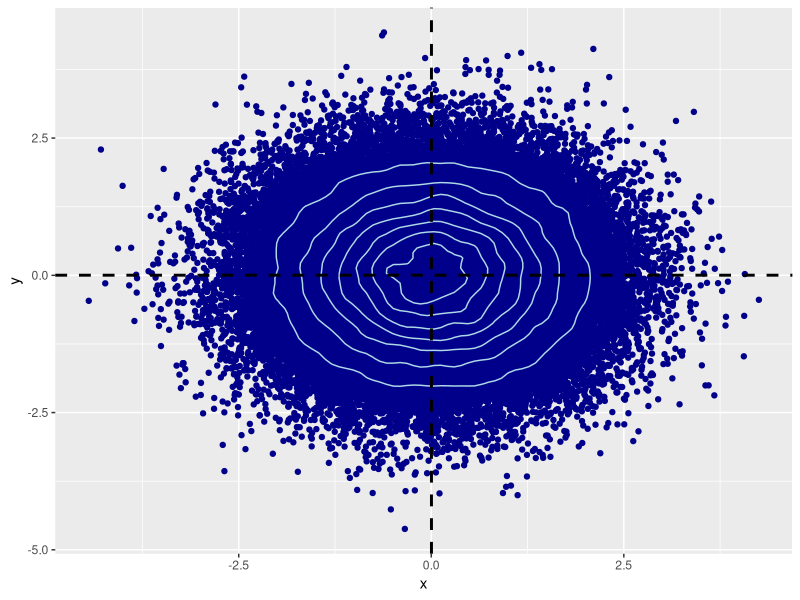
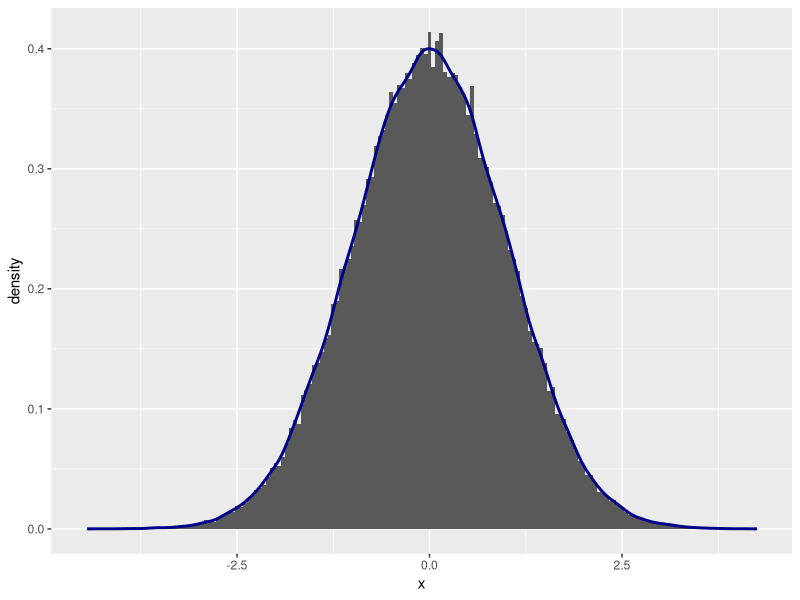
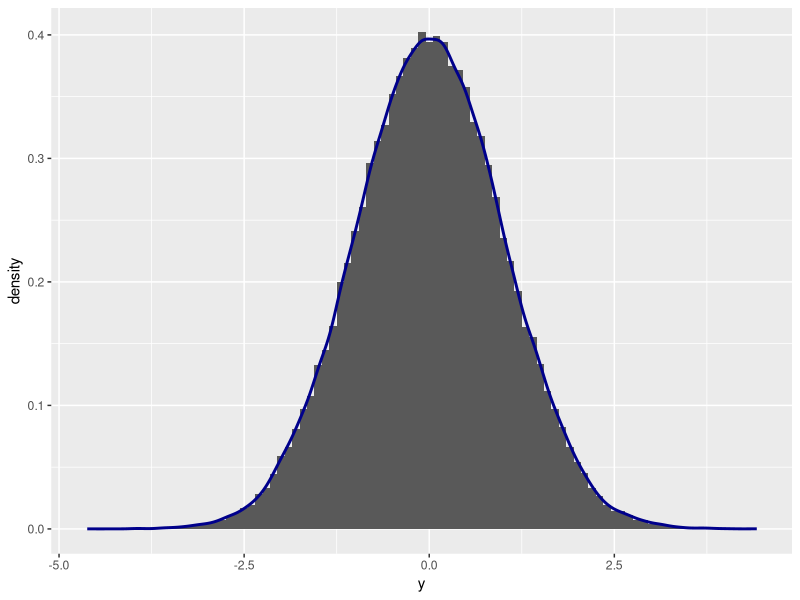
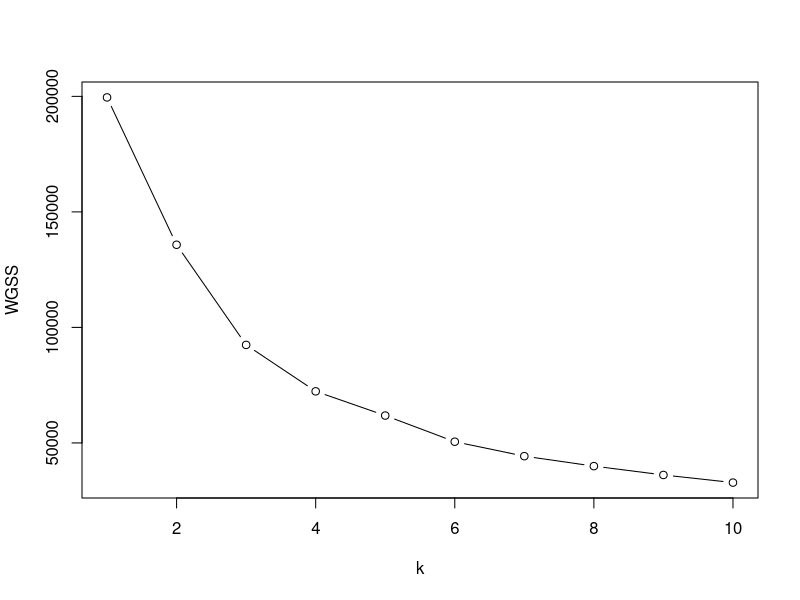
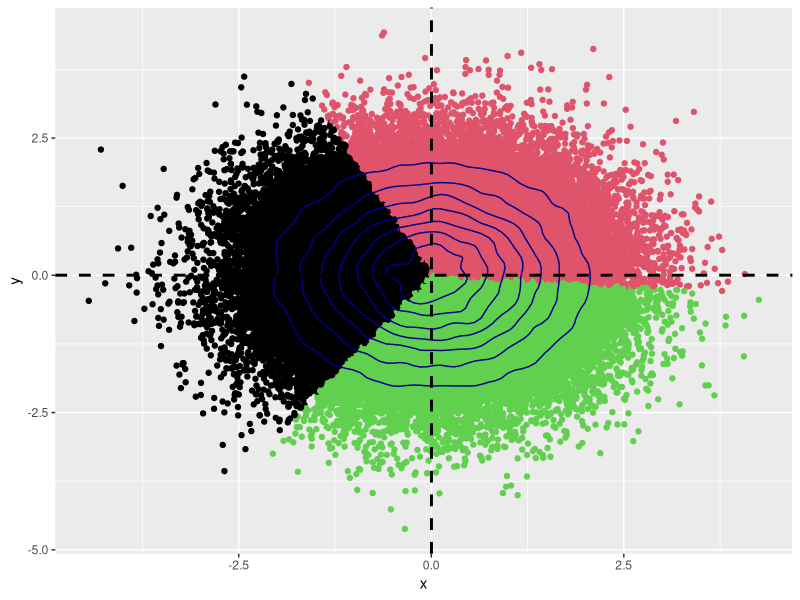
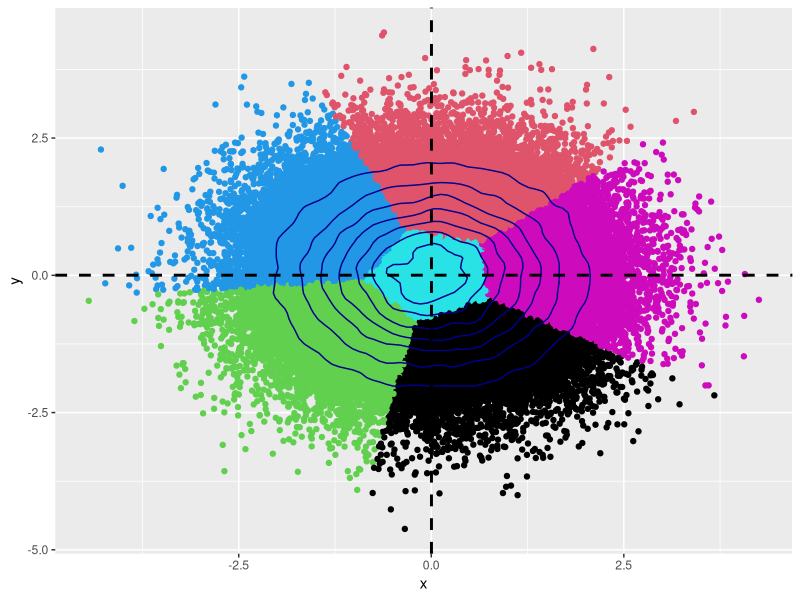
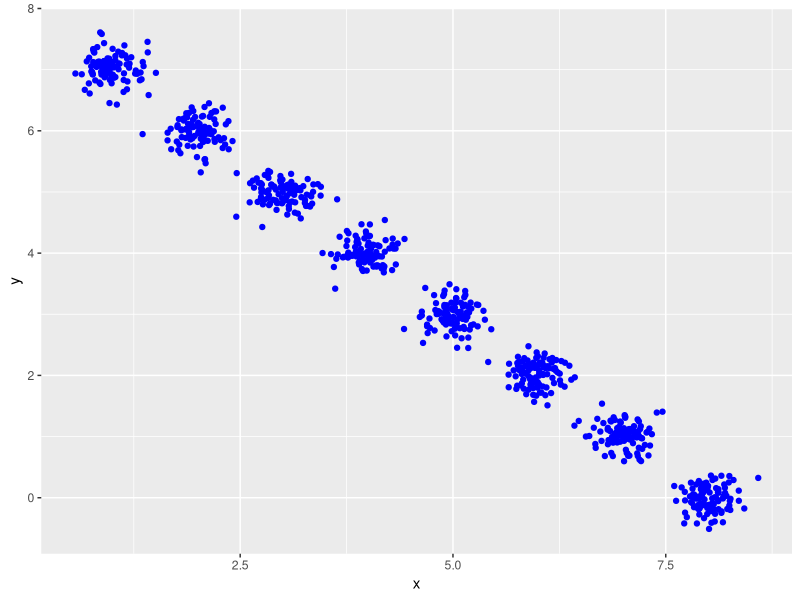
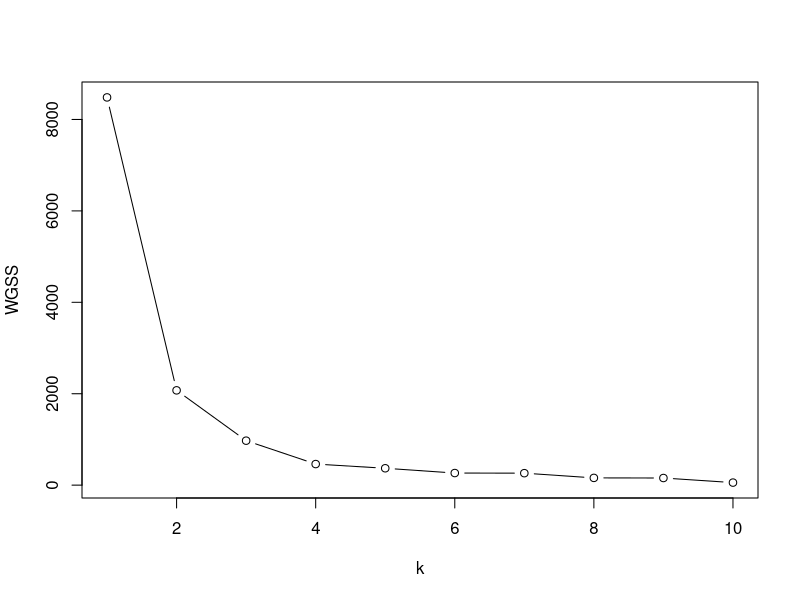

Source code (R) for these figures, in order:
####################################################
####################################################
####### O Problema de Clustering K-means # #########
######## PEDRO CAVALCANTE OLIVEIRA ################# 
################ AZUL ##############################

library(dplyr)
library(cluster)
library(ggplot2)

#####Começaremos gerando dados aleatórios
##### Seja n o tamanho da amostra, o leitor pode alterar se quiser

n = 100000

#### Geraremos um vetor aleatório no R^2

x <- rnorm(mean = 0, 
            sd = 1,
              n= n)

y <- rnorm(mean = 0,
            sd = 1,
              n = n)

amostra1 <- data.frame(x, y)

amostra1 %>%
  ggplot(aes(x=x, y=y))+
  geom_point(color = "dark blue")+
  geom_density_2d(color = "light blue")+
  geom_vline(aes(xintercept=mean(x)),   
             color="black", linetype="dashed", size=1)+
  geom_hline(aes(yintercept=mean(y)),   
             color="black", linetype="dashed", size=1)

amostra1 %>%
  ggplot(aes(x=x))+
  geom_histogram(aes(y=..density..), binwidth = .05)+
  geom_density(color = "dark blue", size = 1)

amostra1 %>%
  ggplot(aes(x=y))+
  geom_histogram(aes(y=..density..), binwidth = .1)+
  geom_density(color = "dark blue", size = 1)


##### Definimos uma semente aleatória

set.seed(1234)

##### Método do Cotovelo

wssplot <- function(data, nc=10, seed=1234){
  wss <- (nrow(data)-1)*sum(apply(data,2,var))
  for (i in 2:nc){
    set.seed(seed)
    wss[i] <- sum(kmeans(data, centers=i)$withinss)}
  plot(1:nc, wss, type="b", xlab="k",
       ylab="WGSS")}

wssplot(amostra1)

kmeans_amostra1_1 <- kmeans(amostra1, 
                            centers = 3)

amostra1 %>%
  ggplot(aes(x=x, y=y))+
  geom_point(color = kmeans_amostra1_1$cluster)+
  geom_density_2d(color = "dark blue")+
  geom_vline(aes(xintercept=mean(x)),   
             color="black", linetype="dashed", size=1)+
  geom_hline(aes(yintercept=mean(y)),   
             color="black", linetype="dashed", size=1)

kmeans_amostra1_2 <- kmeans(amostra1, 
                            centers = 6)

amostra1 %>%
  ggplot(aes(x=x, y=y))+
  geom_point(color = kmeans_amostra1_2$cluster)+
  geom_density_2d(color = "dark blue")+
  geom_vline(aes(xintercept=mean(x)),   
             color="black", linetype="dashed", size=1)+
  geom_hline(aes(yintercept=mean(y)),   
             color="black", linetype="dashed", size=1)

##### O algoritimo encontra agrupamentos
##### Apesar dos dados serem homogeneamente distribuídos

k = 8
m = 100
sd = .2 ## .2 gera identificação limpa em alguns casos

datalist = list() ## Util depois para aglutinar os dados

for (i in 1:k){
  
    x <- rnorm(mean = i, 
              sd = sd, 
                n=m)
    
  y <- rnorm(mean = (8-i),
              sd = sd,
                n=m)
  
  datalist[[i]] <- data.frame(x,y)
}

amostra2 <- do.call(rbind, datalist)

amostra2 %>%
  ggplot(aes(x=x, y=y))+
  geom_point(color = "blue")
  

#### Vamos ver como o cotovelo se comporta com 8 agrupamentos claramente definidos

wssplot(amostra2)

#### Observe que para k > 8 o WGSS é ~~constante

kmeans_amostra2 <- kmeans(amostra2, 
                            centers = 8)

amostra2 %>%
  ggplot(aes(x=x, y=y))+
  geom_point(color = kmeans_amostra2$cluster)

#### Tudo bem, k-means não parece estar acertando, mas e dbscan?

library(dbscan)

analise_db <- dbscan(amostra2, eps = sd)

hullplot(amostra2, 
         cl = analise_db$cluster)
